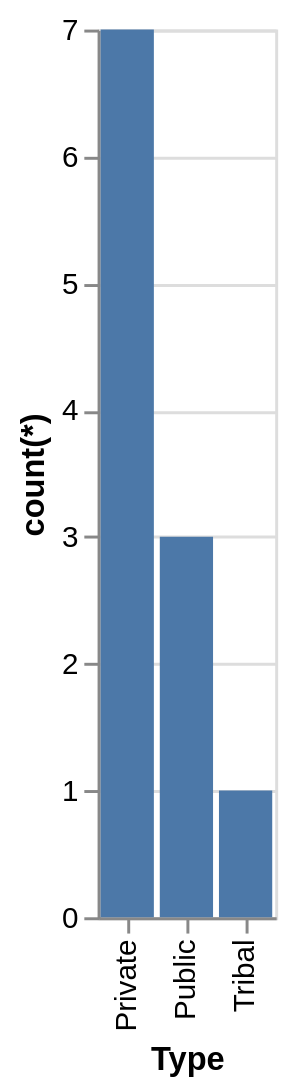

Write the Vega-Lite specification saved for this chart.
### Vega-Lite specification from a JSON file in a GitHub repository (floating-point values rounded to 4 significant figures)
{"data": {"values": [{"x_data": "Private", "y_data": 7}, {"x_data": "Public", "y_data": 3}, {"x_data": "Tribal", "y_data": 1}]}, "mark": "bar", "encoding": {"x": {"field": "x_data", "type": "nominal", "title": "Type", "sort": {"op": "sum", "field": "y_data", "order": "descending"}}, "y": {"field": "y_data", "type": "quantitative", "title": "count(*)"}}}
